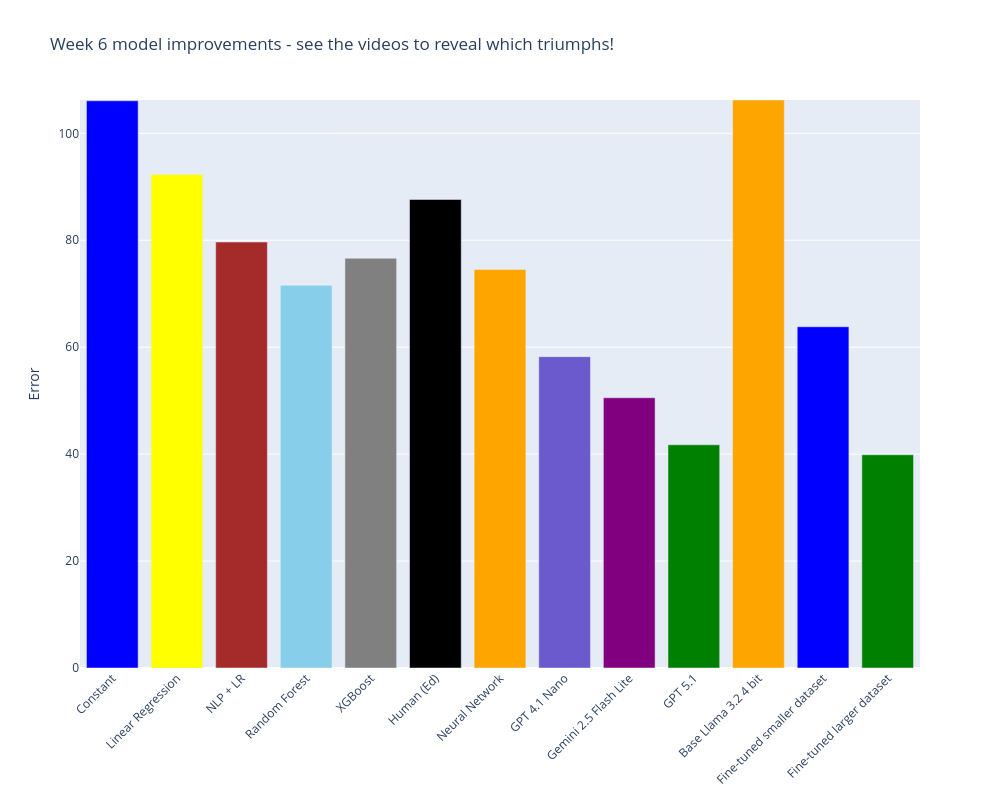

This figure's notebook cell:
### Markdown cell above
## Let's plot a bar graph of all the models error rate

### Code cell
import plotly.graph_objects as go

results = [
    ("Constant", "blue", 106.08),
    ("Linear Regression", "yellow", 92.31),
    ("NLP + LR", "brown", 79.67),
    ("Random Forest", "skyblue", 71.57),
    ("XGBoost", "gray", 76.63),
    ("Human (Ed)", "black", 87.62),
    ("Neural Network", "orange", 74.54),
    ("GPT 4.1 Nano", "slateblue", 58.23),
    ("Gemini 2.5 Flash Lite", "purple", 50.54),
    ("GPT 5.1", "green", 41.74),
    ("Base Llama 3.2 4 bit", "orange", 106.23),
    ("Fine-tuned smaller dataset","blue", 63.82),
    ("Fine-tuned larger dataset", "green", 39.88)
]

labels, colors, values = zip(*results)

fig = go.Figure(go.Bar(x=labels, y=values, marker_color=colors))

fig.update_layout(
    title="Week 6 model improvements - see the videos to reveal which triumphs!",
    yaxis=dict(range=[0, max(values)], title="Error"),
    xaxis=dict(tickangle=-45),
    width=1000,
    height=800
)

fig.show()

### Figure 1 — Plotly figure (JSON) as saved in the notebook; plotly's stock layout.template omitted (floating-point values rounded to 4 significant figures)
{"data": [{"marker": {"color": ["blue", "yellow", "brown", "skyblue", "gray", "black", "orange", "slateblue", "purple", "green", "orange", "blue", "green"]}, "type": "bar", "x": ["Constant", "Linear Regression", "NLP + LR", "Random Forest", "XGBoost", "Human (Ed)", "Neural Network", "GPT 4.1 Nano", "Gemini 2.5 Flash Lite", "GPT 5.1", "Base Llama 3.2 4 bit", "Fine-tuned smaller dataset", "Fine-tuned larger dataset"], "y": [106.1, 92.31, 79.67, 71.57, 76.63, 87.62, 74.54, 58.23, 50.54, 41.74, 106.2, 63.82, 39.88]}], "layout": {"height": 800, "title": {"text": "Week 6 model improvements - see the videos to reveal which triumphs!"}, "width": 1000, "xaxis": {"tickangle": -45}, "yaxis": {"range": [0, 106.2], "title": {"text": "Error"}}}}
